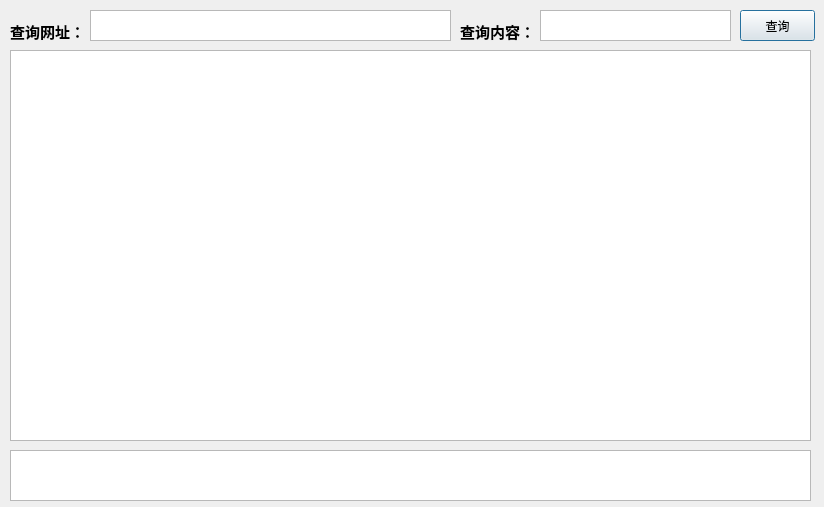
<?xml version="1.0" encoding="UTF-8"?>
<ui version="4.0">
 <class>Dialog</class>
 <widget class="QDialog" name="Dialog">
  <property name="geometry">
   <rect>
    <x>0</x>
    <y>0</y>
    <width>824</width>
    <height>507</height>
   </rect>
  </property>
  <property name="windowTitle">
   <string>闪客库—中国第一大社工网站---社工库-----------在线查询   BY:Acn </string>
  </property>
  <widget class="QPushButton" name="pushButton">
   <property name="geometry">
    <rect>
     <x>740</x>
     <y>10</y>
     <width>75</width>
     <height>31</height>
    </rect>
   </property>
   <property name="text">
    <string>查询</string>
   </property>
  </widget>
  <widget class="QTextEdit" name="textEdit">
   <property name="geometry">
    <rect>
     <x>90</x>
     <y>10</y>
     <width>361</width>
     <height>31</height>
    </rect>
   </property>
  </widget>
  <widget class="QLabel" name="label">
   <property name="geometry">
    <rect>
     <x>10</x>
     <y>20</y>
     <width>81</width>
     <height>21</height>
    </rect>
   </property>
   <property name="text">
    <string>&lt;html&gt;&lt;head/&gt;&lt;body&gt;&lt;p&gt;&lt;span style=&quot; font-size:11pt; font-weight:600;&quot;&gt;查询网址：&lt;/span&gt;&lt;/p&gt;&lt;/body&gt;&lt;/html&gt;</string>
   </property>
  </widget>
  <widget class="QTextEdit" name="textEdit_2">
   <property name="geometry">
    <rect>
     <x>540</x>
     <y>10</y>
     <width>191</width>
     <height>31</height>
    </rect>
   </property>
  </widget>
  <widget class="QLabel" name="label_2">
   <property name="geometry">
    <rect>
     <x>460</x>
     <y>20</y>
     <width>81</width>
     <height>21</height>
    </rect>
   </property>
   <property name="text">
    <string>&lt;html&gt;&lt;head/&gt;&lt;body&gt;&lt;p&gt;&lt;span style=&quot; font-size:11pt; font-weight:600;&quot;&gt;查询内容：&lt;/span&gt;&lt;/p&gt;&lt;/body&gt;&lt;/html&gt;</string>
   </property>
  </widget>
  <widget class="QTableView" name="tableView">
   <property name="geometry">
    <rect>
     <x>10</x>
     <y>50</y>
     <width>801</width>
     <height>391</height>
    </rect>
   </property>
  </widget>
  <widget class="QTextEdit" name="textEdit_3">
   <property name="geometry">
    <rect>
     <x>10</x>
     <y>450</y>
     <width>801</width>
     <height>51</height>
    </rect>
   </property>
  </widget>
 </widget>
 <resources/>
 <connections/>
</ui>
